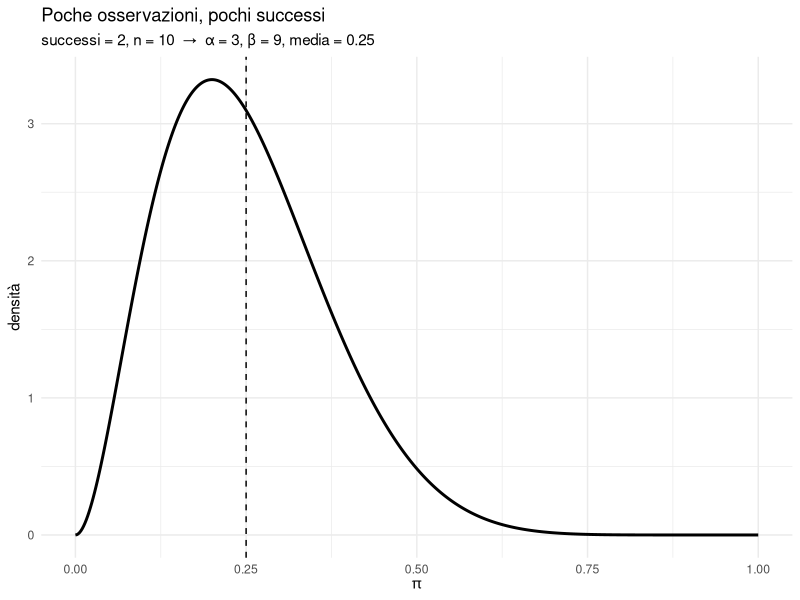
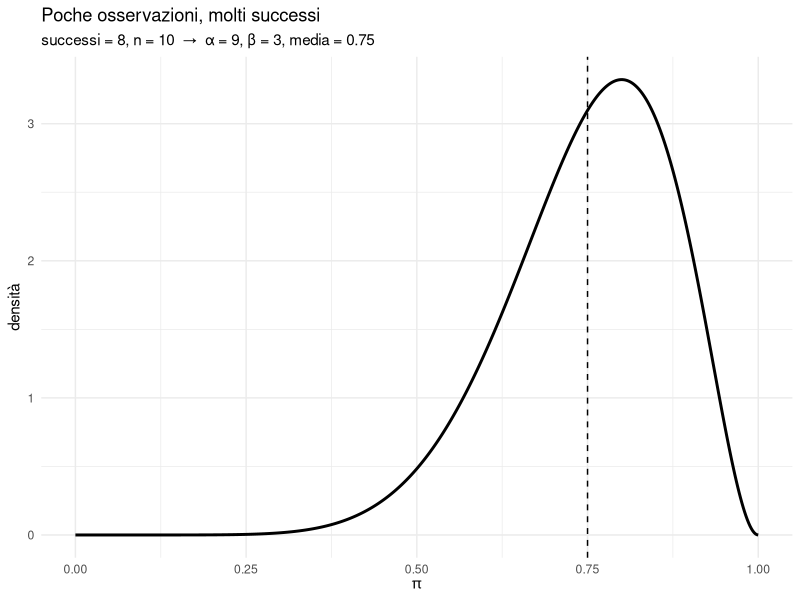
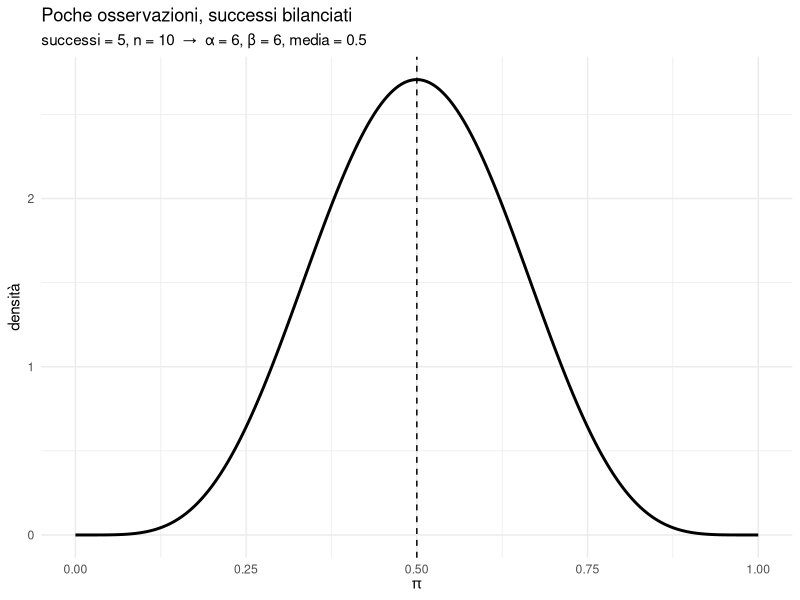
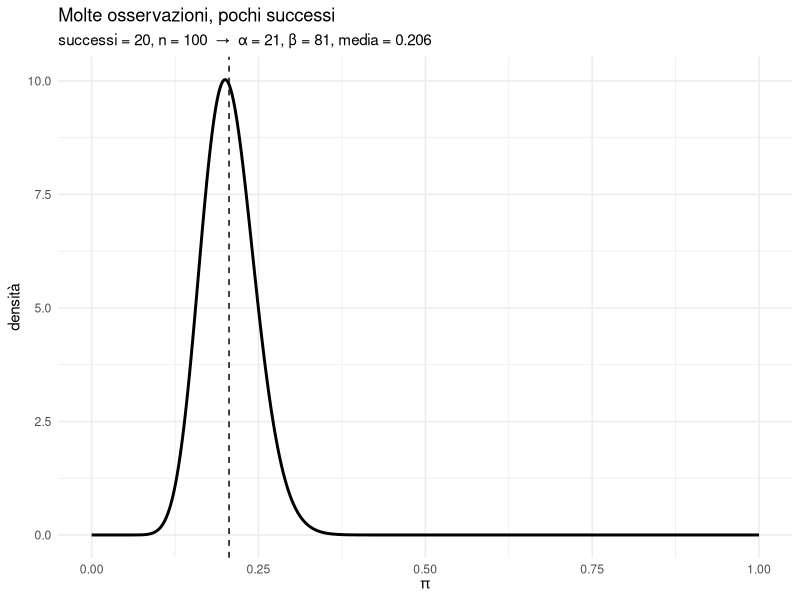
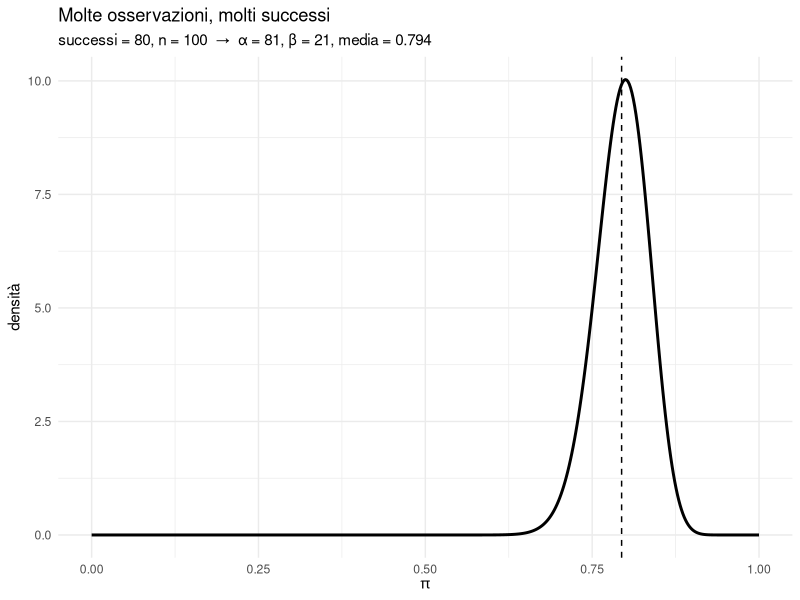
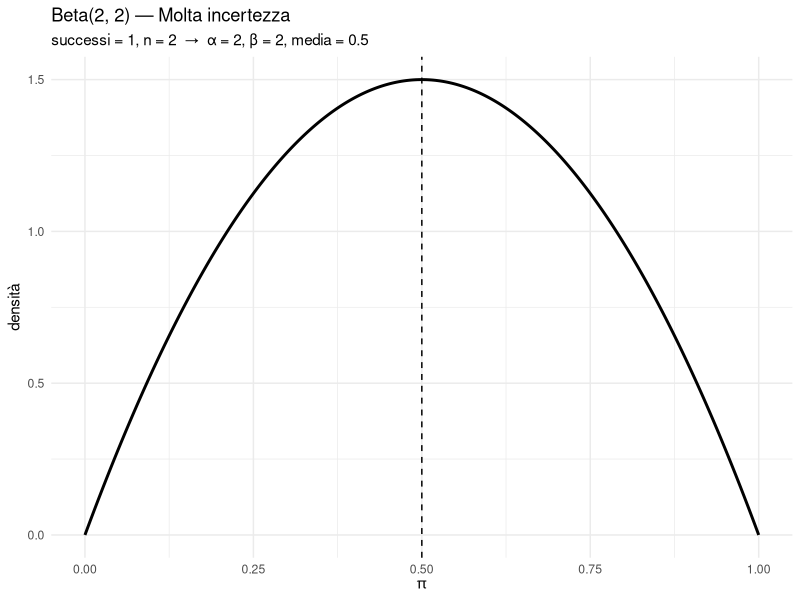
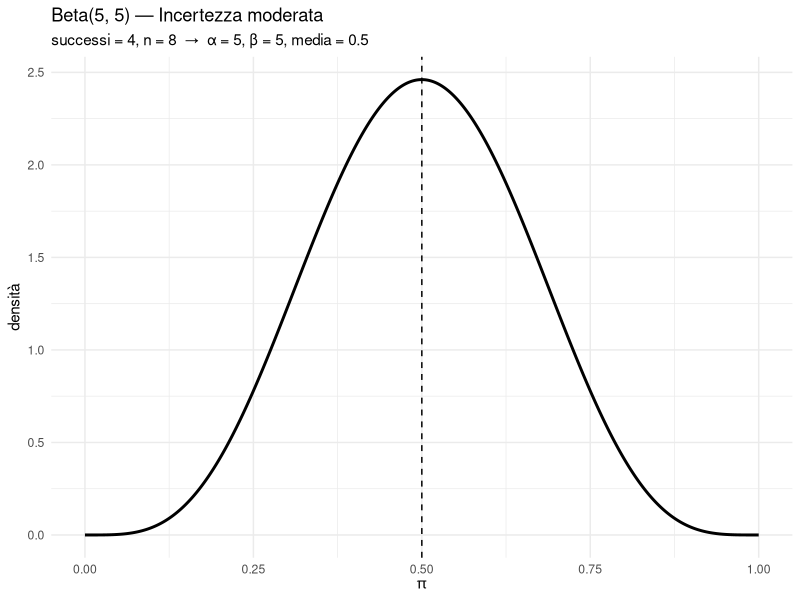
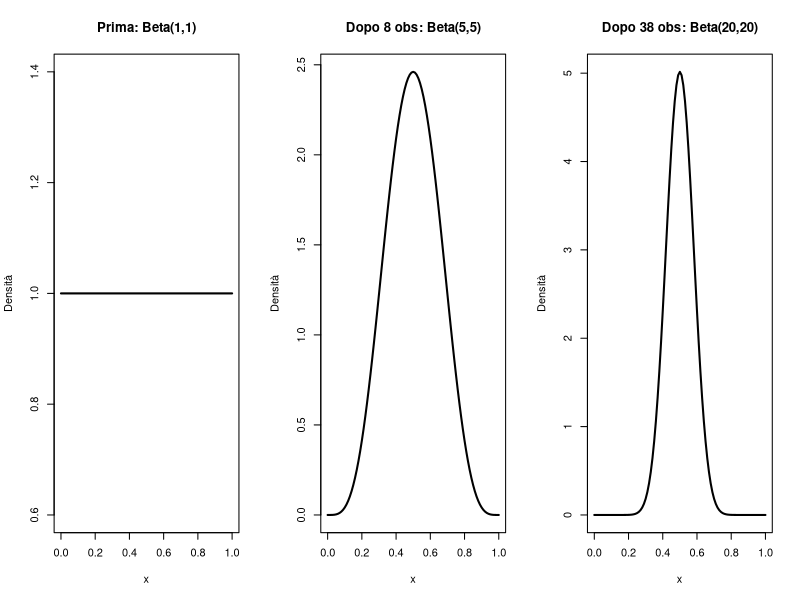

The R source for these figures, in order:
## ---- chunk 1
#| echo: false
#| output: false
library(tibble)
library(dplyr)
library(knitr)
library(kableExtra)
## ---- chunk 2
#| echo: false
library(ggplot2)

# Griglia per l'asse x (probabilità)
pi_vals <- seq(0, 1, length.out = 500)

# Funzione di supporto per disegnare una Beta con media evidenziata
plot_beta <- function(successi, n, titolo) {
  alpha <- successi + 1
  beta  <- (n - successi) + 1
  
  media <- alpha / (alpha + beta)
  
  df <- data.frame(
    pi = pi_vals,
    dens = dbeta(pi_vals, alpha, beta)
  )
  
  ggplot(df, aes(x = pi, y = dens)) +
    geom_line(linewidth = 1) +
    geom_vline(xintercept = media, linetype = "dashed") +
    labs(
      title = titolo,
      subtitle = paste0(
        "successi = ", successi,
        ", n = ", n,
        "  →  α = ", alpha,
        ", β = ", beta,
        ", media = ", round(media, 3)
      ),
      x = expression(pi),
      y = "densità"
    ) +
    theme_minimal()
}
## ---- chunk 3
#| echo: false
plot_beta(
  successi = 2,
  n = 10,
  titolo = "Poche osservazioni, pochi successi"
)
## ---- chunk 4
#| echo: false
plot_beta(
  successi = 8,
  n = 10,
  titolo = "Poche osservazioni, molti successi"
)
## ---- chunk 5
#| echo: false
plot_beta(
  successi = 5,
  n = 10,
  titolo = "Poche osservazioni, successi bilanciati"
)
## ---- chunk 6
#| echo: false
plot_beta(
  successi = 20,
  n = 100,
  titolo = "Molte osservazioni, pochi successi"
)
## ---- chunk 7
#| echo: false
plot_beta(
  successi = 80,
  n = 100,
  titolo = "Molte osservazioni, molti successi"
)
## ---- chunk 8
#| echo: false
plot_beta(
  successi = 1,
  n = 2,
  titolo = "Beta(2, 2) — Molta incertezza"
)
## ---- chunk 9
#| echo: false
plot_beta(
  successi = 4,
  n = 8,
  titolo = "Beta(5, 5) — Incertezza moderata"
)
## ---- chunk 10
#| echo: true
# Densità nel punto x = 100 per N(100, 15)
dnorm(100, mean = 100, sd = 15)

# Probabilità cumulata P(X <= 115)
pnorm(115, mean = 100, sd = 15)

# Quantile: quale x ha P(X <= x) = 0.95?
qnorm(0.95, mean = 100, sd = 15)
## ---- chunk 11
#| echo: true
# Densità nel punto π = 0.5 per Beta(2, 5)
dbeta(0.5, shape1 = 2, shape2 = 5)

# Probabilità cumulata P(π <= 0.3)
pbeta(0.3, shape1 = 2, shape2 = 5)

# Quantile: quale π ha P(π <= π) = 0.90?
qbeta(0.90, shape1 = 2, shape2 = 5)
## ---- chunk 12
#| echo: true
# Metodo 1: coda destra
1 - pnorm(130, mean = 100, sd = 15)

# Metodo 2: argomento lower.tail
pnorm(130, mean = 100, sd = 15, lower.tail = FALSE)
## ---- chunk 13
#| echo: true
# Differenza di due probabilità cumulate
pnorm(390, mean = 350, sd = 40) - pnorm(310, mean = 350, sd = 40)
## ---- chunk 14
#| echo: true
# Quantile di ordine 0.90 (lasciamo 10% sopra)
qnorm(0.90, mean = 50, sd = 10)
## ---- chunk 15
#| echo: true
# a) P(X > 35)
pnorm(35, mean = 25, sd = 8, lower.tail = FALSE)

# b) Soglia che lascia 5% sopra
qnorm(0.95, mean = 25, sd = 8)
## ---- chunk 16
#| echo: true
# Quantili di ordine 0.025 e 0.975
qnorm(c(0.025, 0.975), mean = 100, sd = 15)
## ---- chunk 17
#| echo: true
# a) Media della Beta(10, 4)
alpha <- 10
beta_param <- 4
alpha / (alpha + beta_param)  # Formula

# b) P(π > 0.70) con R
pbeta(0.70, shape1 = 10, shape2 = 4, lower.tail = FALSE)
## ---- chunk 18
#| echo: true
# Anna (scettica): Beta(2, 8)
pbeta(0.50, shape1 = 2, shape2 = 8, lower.tail = FALSE)

# Bruno (ottimista): Beta(8, 2)
pbeta(0.50, shape1 = 8, shape2 = 2, lower.tail = FALSE)
## ---- chunk 19
#| echo: true
# Quantili di ordine 0.05 e 0.95
qbeta(c(0.05, 0.95), shape1 = 16, shape2 = 6)
## ---- chunk 20
#| echo: true
# A) P(π > 0.60)
pbeta(0.60, 36, 16, lower.tail = FALSE)

# B) P(π > 0.80)
pbeta(0.80, 36, 16, lower.tail = FALSE)

# C) P(0.65 < π < 0.75)
pbeta(0.75, 36, 16) - pbeta(0.65, 36, 16)
## ---- chunk 21
#| echo: false
#| fig-height: 4
par(mfrow = c(1, 3))
curve(dbeta(x, 1, 1), from = 0, to = 1, main = "Prima: Beta(1,1)", 
      ylab = "Densità", lwd = 2)
curve(dbeta(x, 5, 5), from = 0, to = 1, main = "Dopo 8 obs: Beta(5,5)", 
      ylab = "Densità", lwd = 2)
curve(dbeta(x, 20, 20), from = 0, to = 1, main = "Dopo 38 obs: Beta(20,20)", 
      ylab = "Densità", lwd = 2)
par(mfrow = c(1, 1))
